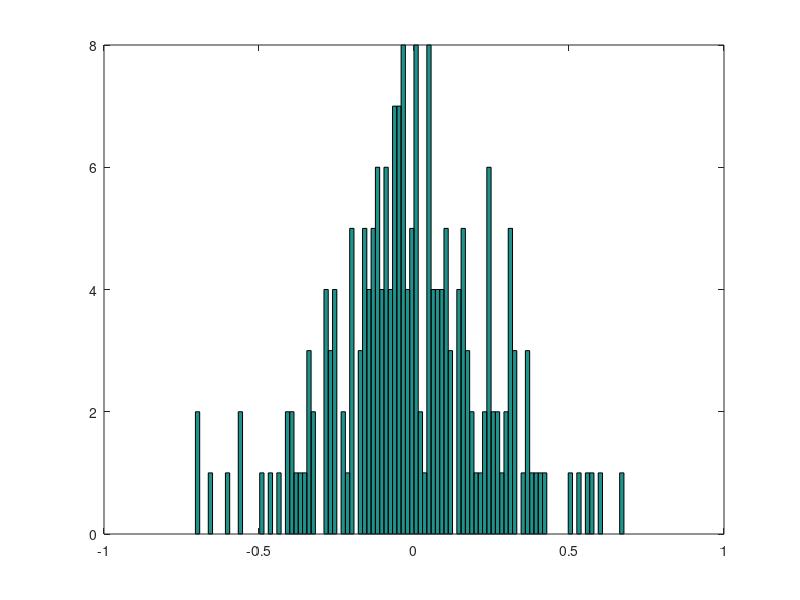

Recreate this plot in MATLAB.
m = 200;
n = 100;
A = randn(m,n);
b = randn(m,1);
b = b/(1.01*max(abs(b)));

x = A \ b;

hist(A*x-b,m/2);
saveas(gcf,'C:/! Convex_Optimization/homework_solutions/part_1/hw5/A_5_4_a.png')